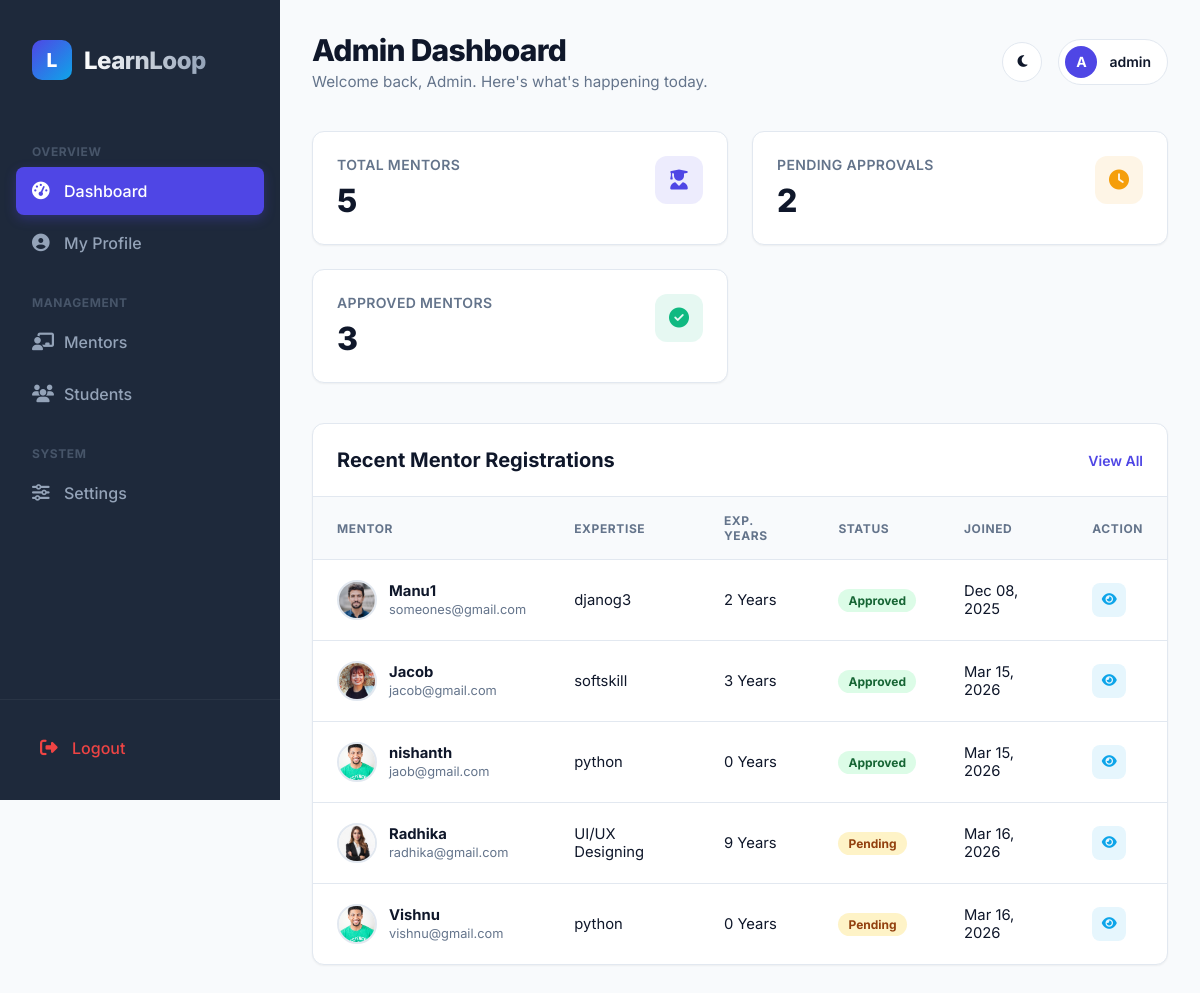
The app's page /accounts/admin/dashboard/ (signed in), older data.
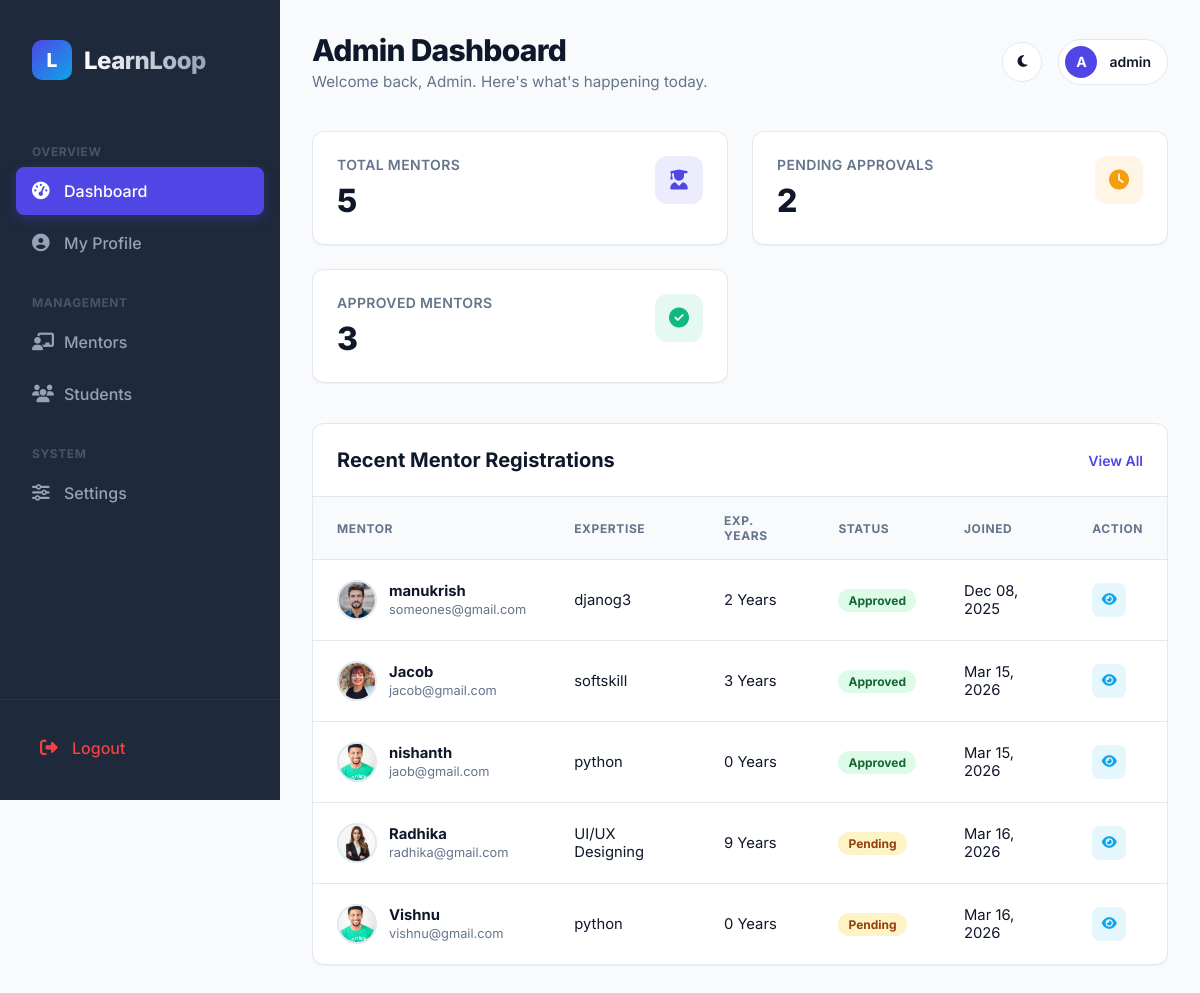
The same page, newer data.
### accounts/models.py (models this page shows, shortened)
class CustomUser(AbstractUser):
    ROLE_CHOICES = (
        ('user', 'User'),
        ('mentor', 'Mentor'),
        ('Admin', 'Admin'),
    )
    role = models.CharField(
        max_length=10,
        choices=ROLE_CHOICES,
        default='user'
    )
    phone_regex = RegexValidator(
    regex=r'^[9876]\d{9}$',
    message="Phone number must be a 10-digit number and start with 9, 8, 7, or 6."
    )
    phone_number = models.CharField(
        max_length=10,
        blank=True,
        null=True,
        validators=[phone_regex],
        unique=True,
        help_text='Enter 10 digit phone number'
    )
    previous_experience = models.BooleanField(blank=True, null=True,verbose_name="Previous Experience")
    is_approved=models.BooleanField(default=False)
    GENDER_CHOICES = [
        ('male', 'Male'),
        ('female', 'Female'),
        ('other', 'Other'),
        ('prefer_not_to_say', 'Prefer not to say'),
    ]
    gender = models.CharField(
        max_length=20,
        choices=GENDER_CHOICES,
        blank=False,
        null=False
    )
    profile_photo = models.ImageField(upload_to='profile_photos/', blank=False, null=True)
    education = models.CharField(max_length=200, blank=True, null=True)
    career_domain = models.CharField(max_length=100, blank=True, null=True)
    profession = models.CharField(max_length=100, blank=False, null=True)
    experience_years = models.PositiveIntegerField(
        null=True,
        blank=False,
    )
    expertise = models.CharField(
        blank=False,
        null=True,
        max_length=100,
    )
    bio = models.CharField(
        blank=False,
        null=True,
    )
    linkedin = models.URLField(blank=True, null=True)
    portfolio = models.URLField(blank=True, null=True)
    available_days = models.JSONField(default=list)  # ["mon", "wed", "fri"]
    available_from = models.TimeField(default="09:00")
    available_to = models.TimeField(default="17:00")
    session_duration = models.CharField(
        max_length=10,
        choices=[
            ('30', '30 Minutes'),
            ('60', '60 Minutes'),
        ],null=True, blank=False
    )
    intro_video = models.FileField(upload_to="mentor_videos/", blank=True, null=True)
    created_at = models.DateTimeField(
        auto_now_add=True,
        null=True
    )

### accounts/views.py (the view)
# urls.py: path('admin/dashboard/', views.admin_dashboard, name='admin_dashboard'),
@never_cache
@login_required
def admin_dashboard(request):
    if request.user.is_superuser == False:
        return HttpResponseForbidden("Not allowed here.")
    all_mentors = CustomUser.objects.filter(role='mentor')
    users = CustomUser.objects.filter(role='user')
    context = {
        'mentors': all_mentors.filter(is_approved=False),
        'approved_mentors_count': all_mentors.filter(is_approved=True).count(),
        'total_mentors_count': all_mentors.count(),
        'all_mentors': all_mentors,
        'users': users,
    }
    return render(request, 'dashboard/admin_dashboard.html', context)

### accounts/templates/dashboard/admin_dashboard.html (shortened to what the changed rows need)
<!DOCTYPE html>
<html lang="en">
<head>
    <link rel="stylesheet" href="https://cdnjs.cloudflare.com/ajax/libs/font-awesome/6.5.1/css/all.min.css">
</head>
<body>
    <main class="main-wrapper">
        <header>
            <div class="page-title">
                <h1 id="current-title">Admin Dashboard</h1>
            </div>
        </header>
        <div class="section active" id="dashboard">
            <div class="content-card">
                <div class="card-header">
                    <h2>Recent Mentor Registrations</h2>
                </div>
                <div class="table-responsive">
                    <table>
                        <thead>
                            <tr>
                                <th>Mentor</th>
                                <th>Expertise</th>
                                <th>Exp. Years</th>
                                <th>Status</th>
                                <th>Joined</th>
                                <th style="text-align: right;">Action</th>
                            </tr>
                        </thead>
                        <tbody>
                            {% for mentor in all_mentors|slice:":5" %}
                            <tr>
                                <td>
                                    <div class="mentor-identity">
                                        {% if mentor.profile_photo %}
                                        <img src="{{ mentor.profile_photo.url }}" class="mentor-avatar">
                                        {% else %}
                                        <div class="mentor-avatar placeholder">{{ mentor.username|slice:":1"|upper }}</div>
                                        {% endif %}
                                        <div class="mentor-info">
                                            <span class="name">{{ mentor.username }}</span>
                                            <span class="email">{{ mentor.email }}</span>
                                        </div>
                                    </div>
                                </td>
                                <td>{{ mentor.expertise }}</td>
                                <td>{{ mentor.experience_years }} Years</td>
                                <td>
                                    {% if mentor.is_approved %}
                                    <span class="badge badge-approved">Approved</span>
                                    {% else %}
                                    <span class="badge badge-pending">Pending</span>
                                    {% endif %}
                                </td>
                                <td>{{ mentor.date_joined|date:"M d, Y" }}</td>
                                <td style="text-align: right;">
                                    <button class="btn-icon btn-edit view-mentor-btn" title="Quick View"
                                        data-id="{{ mentor.id }}"
                                        data-username="{{ mentor.username|escapejs }}"
                                        data-email="{{ mentor.email|escapejs }}"
                                        data-profession="{{ mentor.profession|escapejs }}"
                                        data-expertise="{{ mentor.expertise|escapejs }}"
                                        data-experience="{{ mentor.experience_years }}"
                                        data-gender="{{ mentor.gender|escapejs }}"
                                        data-bio="{{ mentor.bio|escapejs }}"
                                        data-linkedin="{{ mentor.linkedin|default_if_none:""|escapejs }}"
                                        data-portfolio="{{ mentor.portfolio|default_if_none:""|escapejs }}"
                                        data-photo="{% if mentor.profile_photo %}{{ mentor.profile_photo.url }}{% endif %}"
                                        data-phone="{{ mentor.phone_number|escapejs }}"
                                        data-days="{{ mentor.available_days|safe }}"
                                        data-time="{{ mentor.available_from|time:"H:i" }} - {{ mentor.available_to|time:"H:i" }}"
                                        data-duration="{{ mentor.get_session_duration_display }}"
                                        data-video="{% if mentor.intro_video %}{{ mentor.intro_video.url }}{% endif %}">
                                        <i class="fa-solid fa-eye"></i>
                                    </button>
                                </td>
                            </tr>
                            {% empty %}
                            <tr>
                                <td colspan="5" style="text-align: center; padding: 3rem; color: var(--text-muted);">
                                    No registrations yet.
                                </td>
                            </tr>
                            {% endfor %}
                        </tbody>
                    </table>
                </div>
            </div>
        </div>
    </main>
</body>
</html>

Row changes from the older to the newer data that the page shows:
changed CustomUser "djanog3": username "Manu1" → "manukrish"
